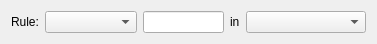
     <widget class="QWidget" name="layoutWidget">
      <property name="geometry">
       <rect>
        <x>60</x>
        <y>20</y>
        <width>377</width>
        <height>24</height>
       </rect>
      </property>
      <layout class="QGridLayout" name="gridLayout">
       <item row="0" column="0">
        <widget class="QLabel" name="label_47">
         <property name="font">
          <font>
           <pointsize>9</pointsize>
          </font>
         </property>
         <property name="text">
          <string>Rule:</string>
         </property>
        </widget>
       </item>
       <item row="0" column="1">
        <widget class="QComboBox" name="rule_combobox">
         <item>
          <property name="text">
           <string/>
          </property>
         </item>
         <item>
          <property name="text">
           <string>APPEND</string>
          </property>
         </item>
         <item>
          <property name="text">
           <string>INSERT</string>
          </property>
         </item>
         <item>
          <property name="text">
           <string>ADD in line</string>
          </property>
         </item>
        </widget>
       </item>
       <item row="0" column="2">
        <widget class="QLineEdit" name="rule_line_edit"/>
       </item>
       <item row="0" column="3">
        <widget class="QLabel" name="label_49">
         <property name="font">
          <font>
           <pointsize>9</pointsize>
          </font>
         </property>
         <property name="text">
          <string>in</string>
         </property>
        </widget>
       </item>
       <item row="0" column="4">
        <widget class="QComboBox" name="chain_combox">
         <item>
          <property name="text">
           <string/>
          </property>
         </item>
         <item>
          <property name="text">
           <string>INPUT</string>
          </property>
         </item>
         <item>
          <property name="text">
           <string>FORWARD</string>
          </property>
         </item>
         <item>
          <property name="text">
           <string>OUTPUT</string>
          </property>
         </item>
         <item>
          <property name="text">
           <string>USER DEFINED</string>
          </property>
         </item>
        </widget>
       </item>
      </layout>
     </widget>
